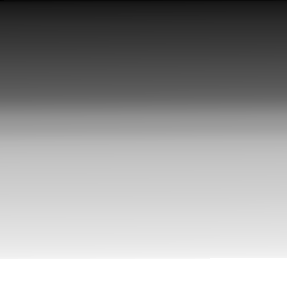
#> input picture TP1/Parte2/img1_tp.png, 287 x 288 px
$ jupyter execute TP1_parte2.ipynb   (shell and % lines are left out)
#> lines starting #> are read from the running program, lines starting #| are printed output that depends on the picture
[cell 1]
#Parte 2:
#   1-Para las imágenes img1_tp. y img2_tp.png leerlas con OpenCV en escala de grisas y visualizarlas.


#%matplotlib qt
# OpenCV-Python utiliza NumPy para el manejo de imágenes
import numpy as np
# cv2 es el módulo python para acceder a OpenCV
import cv2 as cv
# Usamos las poderosas herramientas de graficación de matplotlib para mostrar imágenes, perfiles, histogramas, etc
import matplotlib.pyplot as plt

[cell 2]
# Lee las dos imágenes en escala de grises
imagen1 = cv.imread('img1_tp.png', cv.IMREAD_GRAYSCALE)
#> imagen1 is the input picture: shape (288, 287); min 2, max 255, mean 154.8


# Lee las dos imágenes en escala de grises
imagen1 = cv.imread('img1_tp.png', cv.IMREAD_GRAYSCALE)
imagen2 = cv.imread('img2_tp.png', cv.IMREAD_GRAYSCALE)
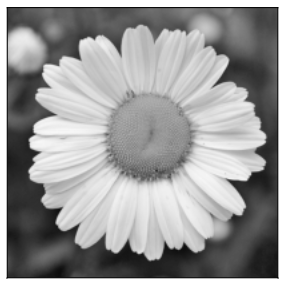
#> input picture TP1/Parte2/img2_tp.png, 287 x 288 px
#> imagen2 is the input picture: shape (288, 287); min 2, max 255, mean 154.8

# Dimensión de la imagen
print(f'Tamaño imagen 1: {imagen1.shape} pix')
#| Tamaño imagen 1: (288, 287) pix
print(imagen1)
#> (printed output is left out)

print(f'Tamaño imagen 2: {imagen2.shape} pix')
#| Tamaño imagen 2: (288, 287) pix
print(imagen2)
#> (printed output is left out)

[cell 3]
# Visualiza las dos imágenes
plt.subplot(1, 2, 1)
plt.imshow(imagen1, cmap='gray')
plt.title('Imagen 1')

plt.subplot(1, 2, 2)
plt.imshow(imagen2, cmap='gray')
plt.title('Imagen 2')

plt.show()
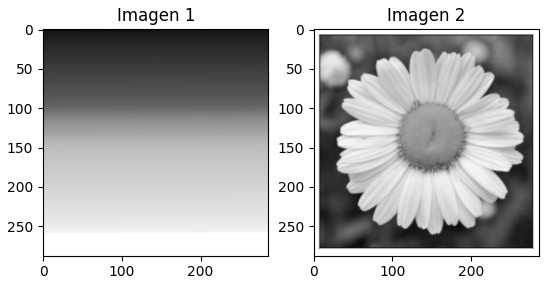
#> figure drawn by matplotlib, 2 panels

[cell 4]
# Visualiza las imágenes
cv.imshow('Imagen 1', imagen1)
cv.imshow('Imagen 2', imagen2)

# Espera hasta que se presione una tecla y luego cierra las ventanas
cv.waitKey(0)
cv.destroyAllWindows()

[cell 5]
#   2-Elija el numero de bins que crea conveniente y grafique su histograma, compare los histogramas entre si.
#   Explicar lo que se observa, si tuviera que entrenar un modelo de clasificación/detección de imágenes,
#   considera que puede ser de utilidad tomar como ‘features’ a los histogramas?

[cell 6]
img1 = cv.imread('img1_tp.png')
img2 = cv.imread('img2_tp.png')
# Elija el número de bins que crea conveniente
num_bins = 50

# Calcula los histogramas
hist_imagen1 = cv.calcHist([img1], [0], None, [num_bins], [0, 256])
#> hist_imagen1 = 50 values, max 8400 at index 49, min 4 at index 0, mean 1653.1
hist_imagen2 = cv.calcHist([img2], [0], None, [num_bins], [0, 256])
#> hist_imagen2 has the same summary as hist_imagen1

# Grafica los histogramas
plt.figure(figsize=(10, 5))

plt.subplot(1, 2, 1)
plt.plot(hist_imagen1, color='b')
plt.title('Histograma Imagen 1')
plt.xlabel('Intensidad de píxel')
plt.ylabel('Frecuencia')

plt.subplot(1, 2, 2)
plt.plot(hist_imagen2, color='r')
plt.title('Histograma Imagen 2')
plt.xlabel('Intensidad de píxel')
plt.ylabel('Frecuencia')

# Muestra los histogramas en ventanas emergentes
plt.show()
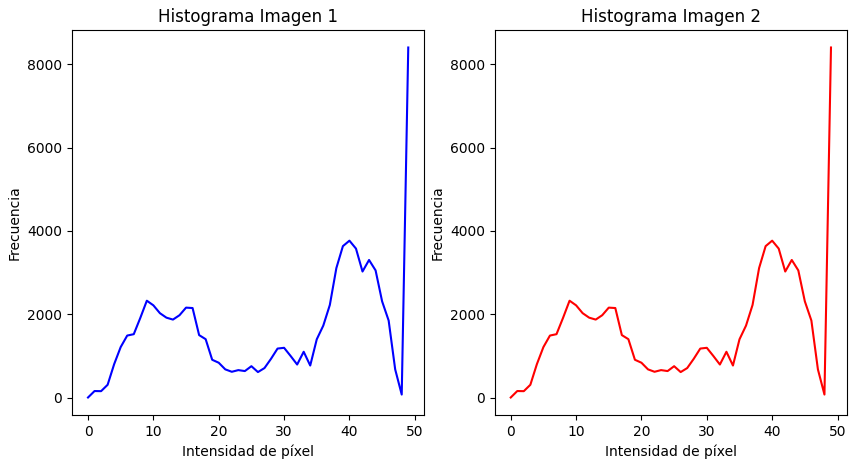
#> figure drawn by matplotlib, 2 panels; panel 1: curve peaks at x = 49, y = 8400; panel 2: curve peaks at x = 49, y = 8400

Consigna: Explicar lo que se observa, si tuviera que entrenar un modelo de clasificación/detección de imágenes,
considera que puede ser de utilidad tomar como ‘features’ a los histogramas?
Respuesta:
Los histogramas de dos imágenes son prácticamente idénticos, esto sugiere que las distribuciones de intensidades de píxeles en ambas imágenes son muy similares. En este caso, los histogramas pueden no ser características útiles para distinguir entre estas dos imágenes específicas.

[cell 7]
hsv1 = cv.cvtColor(img1, cv.COLOR_BGR2HSV)
#> hsv1: shape (288, 287, 3); mean H, S, V 0, 0, 154.8
hist1 = cv.calcHist([hsv1], channels=[0, 2], mask=None, histSize=[180, 256], ranges=[0, 180, 0, 255])
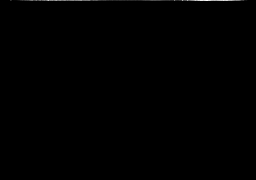
#> hist1: shape (180, 256) float32; min 0, max 811, mean 1.6; drawn with min black and max white
plt.figure()
plt.imshow(hist1, cmap='jet')
plt.show()

hsv2 = cv.cvtColor(img2, cv.COLOR_BGR2HSV)
#> hsv2: shape (288, 287, 3); mean H, S, V 0, 0, 154.8
hist2 = cv.calcHist([hsv2], channels=[0, 2], mask=None, histSize=[180, 256], ranges=[0, 180, 0, 255])
plt.figure()
plt.imshow(hist2, cmap='jet')
plt.show()
